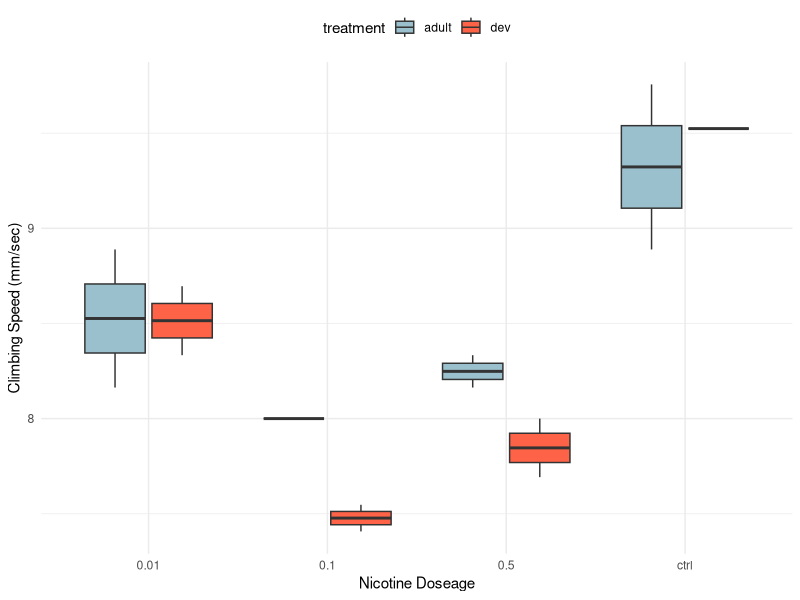
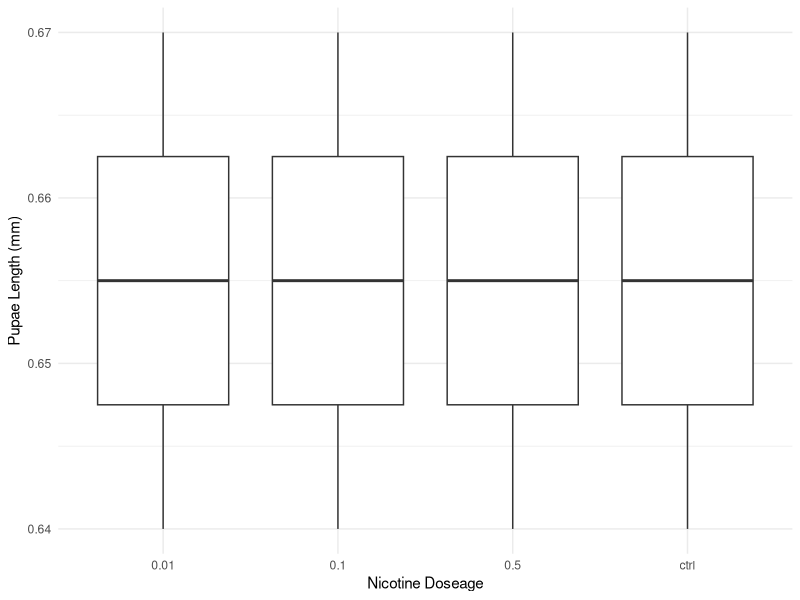
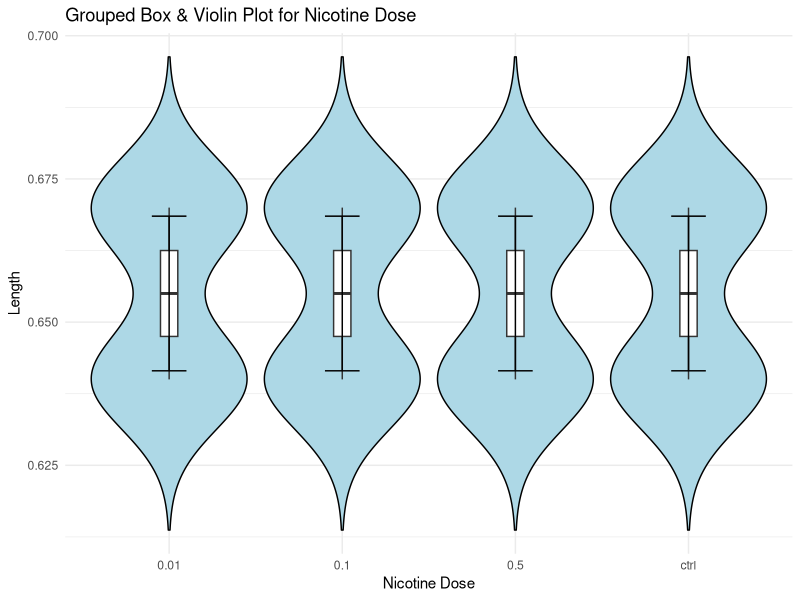

The R source for these figures, in order:
##Sage Sularz 
##Comparitive Physiology 
##Fall 2024


##          A Drosophila Model for Developmental Nicotine Exposure                     # #
##########################################################################################
#
# If Drosophila melanogaster consume a diet containing nicotine throughout their lives, they will
#show a preference for food with nicotine over a control and a marked decrease in fittness
#compared to fruit flies that have never ingested nicotine. Flies introduced to nicotine 
#during adulthood will show moderate effect when compared to control and developmental
#
##########################################################################################
#Library checkout
library(ggplot2)
library(dplyr)
library(tidyr)

setwd("~/Desktop/School /Comp. Physiology/LabWork/comp_physiology/Independent Proj/")
#call data
nicdata <- read.csv(file = "nic_data.csv") 
head(nicdata)

############################################################################
##
# 1. Effect of nicotine concentration and life stage on climbing speed
##
############################################################################

#ANOVA
climbinganova <- aov(speed ~ nic_dose * treatment, data = nicdata)
summary(climbinganova)

#sink("climbinganova.txt")  
#print(climbinganova)   
#sink() 

ggplot(nicdata, aes(x=nic_dose, y=speed, fill=treatment)) +
  geom_boxplot() +
  labs(x="Nicotine Doseage", y="Climbing Speed (mm/sec)") +
  scale_fill_manual(values=c("adult"="lightblue3", "dev"="tomato")) +
  theme_minimal() +
  theme(legend.position = "top") 


############################################################################
##
# 2. Effect of nicotine concentration in development on puparium length
##
############################################################################

nicdata_filtered <- nicdata %>% filter(!is.na(length))
head(nicdata_filtered)

pupaeanova <- aov(length ~ nic_dose, data = nicdata_filtered)
summary(pupaeanova)


#sink("pupaeTtest.txt") 
#print(pupaeTtest)       
#sink()                     

ggplot(nicdata_filtered, aes(x=nic_dose, y=length)) +
  geom_boxplot() +
  labs(x="Nicotine Doseage", y="Pupae Length (mm)") +
  theme_minimal() +
  theme(legend.position = "top") 

p1 <- ggplot(nicdata_filtered, aes(x = nic_dose, y = length)) +
  geom_violin(trim = FALSE, color = "black", fill = "lightblue") +
  geom_boxplot(width = 0.1, position = position_dodge(0.9), outlier.shape = NA) +
  stat_summary(
    fun.data = function(x) {
      data.frame(
        ymin = quantile(x, 0.05),
        ymax = quantile(x, 0.95),
        y = median(x)
      )
    },
    geom = "errorbar", 
    width = 0.2, 
    color = "black"
  ) +
  labs(
    title = "Grouped Box & Violin Plot for Nicotine Dose",
    x = "Nicotine Dose",
    y = "Length"
  ) +
  theme_minimal()
  

p1

############################################################################
##
# 3. Effect of nicotine concentration and life stage on food preference
##
############################################################################









